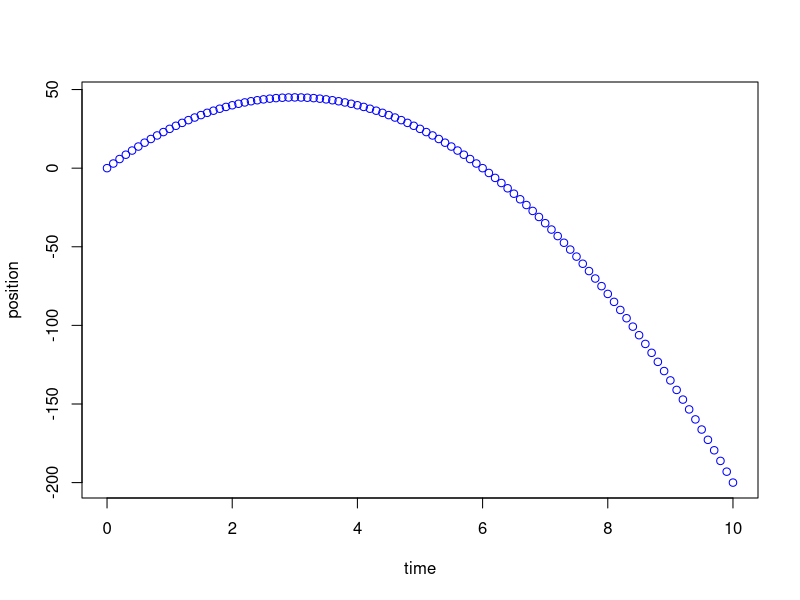

Generate this figure with R:
## ---- chunk 1
xi = 0
vi = 30
a = -10
t = seq(0,10,0.1) 
xf = xi + vi*t+0.5*a*t^2

plot(t,xf,xlab="time",ylab="position",col="blue")
